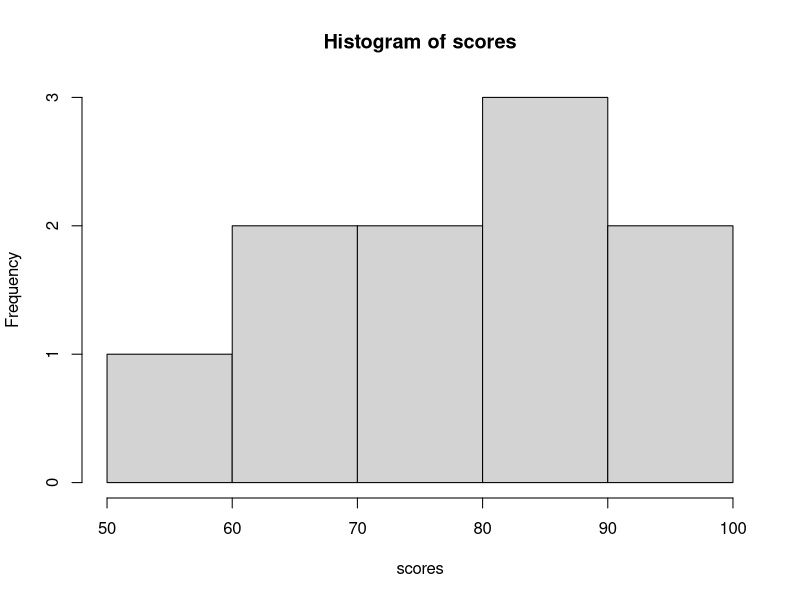
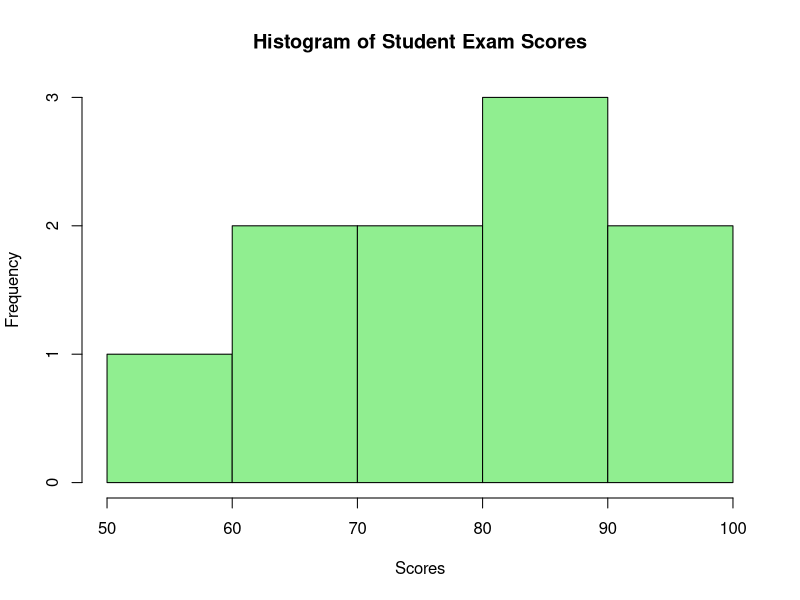
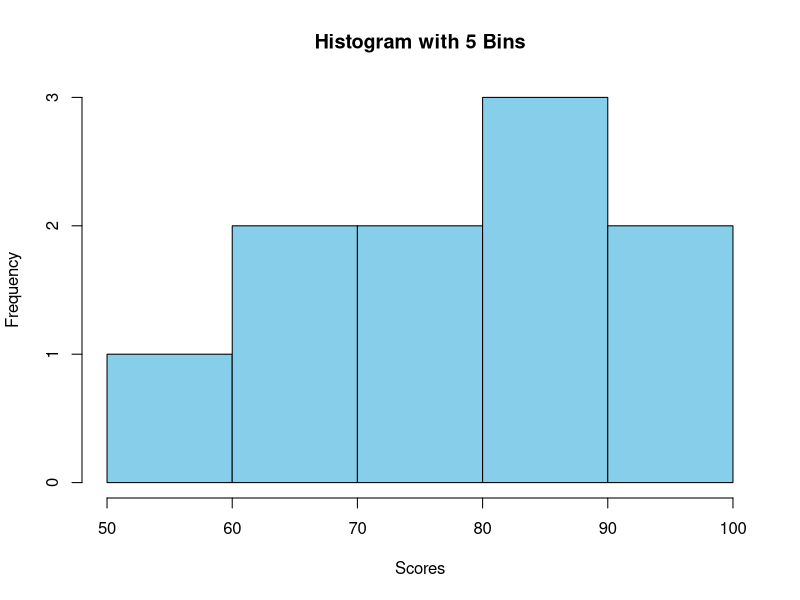

Write R code to recreate these figures, in order.
# Check current working directory
getwd()

# Set your folder path (optional)
setwd("C:/Users/zahra/OneDrive/Documents/6007.r")

# Create a vector of scores
scores <- c(55, 62, 65, 71, 74, 82, 85, 88, 92, 98)

# Print the scores
print(scores)

# Create histogram
hist(scores)

# Improved histogram
hist(scores,
     main = "Histogram of Student Exam Scores",
     xlab = "Scores",
     ylab = "Frequency",
     col = "lightgreen",
     border = "black")

# Histogram with custom number of bins
hist(scores,
     breaks = 5,   # divide into 5 intervals
     main = "Histogram with 5 Bins",
     xlab = "Scores",
     col = "skyblue",
     border = "black")
